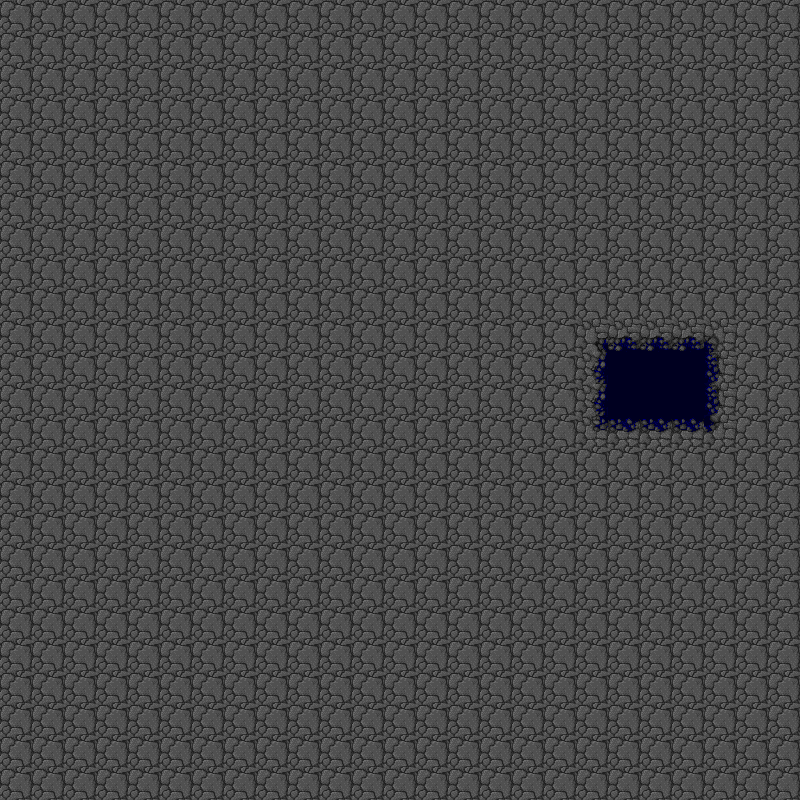

This is a level from a 2D game, rendered from its Tiled map with the project's own tilesets. A one-line summary and the complete map file follow:
An orthogonal 25x25 tile map with 32x32 px tiles, 2 tile layers (Tile Layer 1, Tile Layer 2).

<map version="1.0" tiledversion="1.1.6" orientation="orthogonal" renderorder="right-down" width="25" height="25" tilewidth="32" tileheight="32" infinite="0" nextobjectid="1">
 <tileset firstgid="1" source="TileSet/Exterior.tsx" />
 <layer name="Tile Layer 1" width="25" height="25">
  <data encoding="csv">
3,3,3,3,3,3,3,3,3,3,3,3,3,3,3,3,3,3,3,3,3,3,3,3,3,
3,3,3,3,3,3,3,3,3,3,3,3,3,3,3,3,3,3,3,3,3,3,3,3,3,
3,3,3,3,3,3,3,3,3,3,3,3,3,3,3,3,3,3,3,3,3,3,3,3,3,
3,3,3,3,3,3,3,3,3,3,3,3,3,3,3,3,3,3,3,3,3,3,3,3,3,
3,3,3,3,3,3,3,3,3,3,3,3,3,3,3,3,3,3,3,3,3,3,3,3,3,
3,3,3,3,3,3,3,3,3,3,3,3,3,3,3,3,3,3,3,3,3,3,3,3,3,
3,3,3,3,3,3,3,3,3,3,3,3,3,3,3,3,3,3,3,3,3,3,3,3,3,
3,3,3,3,3,3,3,3,3,3,3,3,3,3,3,3,3,3,3,3,3,3,3,3,3,
3,3,3,3,3,3,3,3,3,3,3,3,3,3,3,3,3,3,3,3,3,3,3,3,3,
3,3,3,3,3,3,3,3,3,3,3,3,3,3,3,3,3,3,3,3,3,3,3,3,3,
3,3,3,3,3,3,3,3,3,3,3,3,3,3,3,3,3,3,57,58,58,58,59,3,3,
3,3,3,3,3,3,3,3,3,3,3,3,3,3,3,3,3,3,73,74,74,74,75,3,3,
3,3,3,3,3,3,3,3,3,3,3,3,3,3,3,3,3,3,73,74,74,74,75,3,3,
3,3,3,3,3,3,3,3,3,3,3,3,3,3,3,3,3,3,89,90,90,90,91,3,3,
3,3,3,3,3,3,3,3,3,3,3,3,3,3,3,3,3,3,3,3,3,3,3,3,3,
3,3,3,3,3,3,3,3,3,3,3,3,3,3,3,3,3,3,3,3,3,3,3,3,3,
3,3,3,3,3,3,3,3,3,3,3,3,3,3,3,3,3,3,3,3,3,3,3,3,3,
3,3,3,3,3,3,3,3,3,3,3,3,3,3,3,3,3,3,3,3,3,3,3,3,3,
3,3,3,3,3,3,3,3,3,3,3,3,3,3,3,3,3,3,3,3,3,3,3,3,3,
3,3,3,3,3,3,3,3,3,3,3,3,3,3,3,3,3,3,3,3,3,3,3,3,3,
3,3,3,3,3,3,3,3,3,3,3,3,3,3,3,3,3,3,3,3,3,3,3,3,3,
3,3,3,3,3,3,3,3,3,3,3,3,3,3,3,3,3,3,3,3,3,3,3,3,3,
3,3,3,3,3,3,3,3,3,3,3,3,3,3,3,3,3,3,3,3,3,3,3,3,3,
3,3,3,3,3,3,3,3,3,3,3,3,3,3,3,3,3,3,3,3,3,3,3,3,3,
3,3,3,3,3,3,3,3,3,3,3,3,3,3,3,3,3,3,3,3,3,3,3,3,3
</data>
 </layer>
 <layer name="Tile Layer 2" width="25" height="25">
  <data encoding="csv">
0,0,0,0,0,0,0,0,0,0,0,0,0,0,0,0,0,0,0,0,0,0,0,0,0,
0,0,0,0,0,0,0,0,0,0,0,0,0,0,0,0,0,0,0,0,0,0,0,0,0,
0,0,0,0,0,0,0,0,0,0,0,0,0,0,0,0,0,0,0,0,0,0,0,0,0,
0,0,0,0,0,0,0,0,0,0,0,0,0,0,0,0,0,0,0,0,0,0,0,0,0,
0,0,0,0,0,0,0,0,0,0,0,0,0,0,0,0,0,0,0,0,0,0,0,0,0,
0,0,0,0,0,0,0,0,0,0,0,0,0,0,0,0,0,0,0,0,0,0,0,0,0,
0,0,0,0,0,0,0,0,0,0,0,0,0,0,0,0,0,0,0,0,0,0,0,0,0,
0,0,0,0,0,0,0,0,0,0,0,0,0,0,0,0,0,0,0,0,0,0,0,0,0,
0,0,0,0,0,0,0,0,0,0,0,0,0,0,0,0,0,0,0,0,0,0,0,0,0,
0,0,0,0,0,0,0,0,0,0,0,0,0,0,0,0,0,0,0,0,0,0,0,0,0,
0,0,0,0,0,0,0,0,0,0,0,0,0,0,0,0,0,0,0,0,0,0,0,0,0,
0,0,0,0,0,0,0,0,0,0,0,0,0,0,0,0,0,0,0,0,0,0,0,0,0,
0,0,0,0,0,0,0,0,0,0,0,0,0,0,0,0,0,0,0,0,0,0,0,0,0,
0,0,0,0,0,0,0,0,0,0,0,0,0,0,0,0,0,0,0,0,0,0,0,0,0,
0,0,0,0,0,0,0,0,0,0,0,0,0,0,0,0,0,0,0,0,0,0,0,0,0,
0,0,0,0,0,0,0,0,0,0,0,0,0,0,0,0,0,0,0,0,0,0,0,0,0,
0,0,0,0,0,0,0,0,0,0,0,0,0,0,0,0,0,0,0,0,0,0,0,0,0,
0,0,0,0,0,0,0,0,0,0,0,0,0,0,0,0,0,0,0,0,0,0,0,0,0,
0,0,0,0,0,0,0,0,0,0,0,0,0,0,0,0,0,0,0,0,0,0,0,0,0,
0,0,0,0,0,0,0,0,0,0,0,0,0,0,0,0,0,0,0,0,0,0,0,0,0,
0,0,0,0,0,0,0,0,0,0,0,0,0,0,0,0,0,0,0,0,0,0,0,0,0,
0,0,0,0,0,0,0,0,0,0,0,0,0,0,0,0,0,0,0,0,0,0,0,0,0,
0,0,0,0,0,0,0,0,0,0,0,0,0,0,0,0,0,0,0,0,0,0,0,0,0,
0,0,0,0,0,0,0,0,0,0,0,0,0,0,0,0,0,0,0,0,0,0,0,0,0,
0,0,0,0,0,0,0,0,0,0,0,0,0,0,0,0,0,0,0,0,0,0,0,0,0
</data>
 </layer>
</map>
